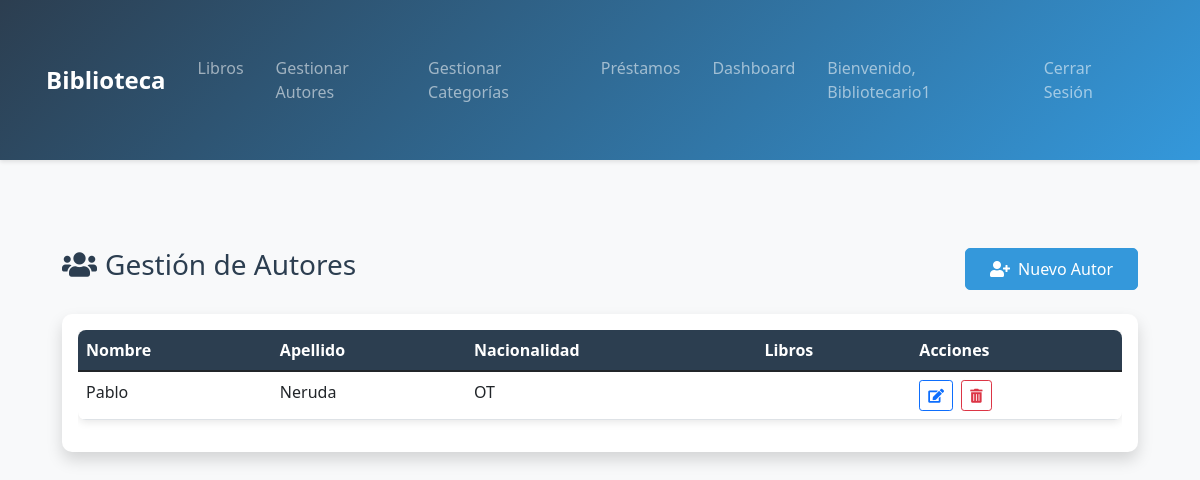
/libros/autores/ (signed in), run on the app's committed database.
### Usuarios/models.py (models this page shows, shortened)
class Usuario(AbstractUser):
    ROLE_CHOICES = [
        ('ADMIN', 'Administrador'),
        ('BIBLIOTECARIO', 'Bibliotecario'),
        ('USUARIO', 'Usuario Regular')
    ]
    role = models.CharField(
        max_length=20,
        choices=ROLE_CHOICES,
        default='USUARIO',
        verbose_name='Rol'
    )
    direccion = models.CharField(max_length=200)
    telefono = models.CharField(max_length=20)
    notificacion_prestamo = models.BooleanField(default=True, help_text='Recibir notificaciones cuando tomes prestado un libro')
    notificacion_vencimiento = models.BooleanField(default=True, help_text='Recibir notificaciones próximos a vencer')
    notificacion_devolucion = models.BooleanField(default=True, help_text='Recibir notificaciones cuando devuelvas un libro')
    fecha_registro = models.DateTimeField(default=timezone.now)
    class Meta:
        verbose_name = 'Usuario'
        verbose_name_plural = 'Usuarios'
        permissions = [
            ('can_manage_books', 'Puede gestionar libros'),
            ('can_manage_users', 'Puede gestionar usuarios'),
            ('can_view_statistics', 'Puede ver estadísticas')
        ]

### libros/models.py (models this page shows, shortened)
class Autor(models.Model):
    NACIONALIDADES = [
        ('AR', 'Argentina'),
        ('BO', 'Bolivia'),
        ('BR', 'Brasil'),
        ('CL', 'Chile'),
        ('CO', 'Colombia'),
        ('EC', 'Ecuador'),
        ('ES', 'España'),
        ('MX', 'México'),
        ('PE', 'Perú'),
        ('PY', 'Paraguay'),
        ('UY', 'Uruguay'),
        ('VE', 'Venezuela'),
        ('OT', 'Otra')
    ]
    nombre = models.CharField(max_length=100)
    apellido = models.CharField(max_length=100)
    nacionalidad = models.CharField(max_length=2, choices=NACIONALIDADES, default='OT')
    biografia = models.TextField(blank=True)
    class Meta:
        ordering = ['apellido', 'nombre']

### libros/views.py (the view)
# urls.py: path('autores/', views.gestionar_autores, name='gestionar_autores'),
@login_required
@user_passes_test(lambda u: u.is_staff)
def gestionar_autores(request):
    autores = Autor.objects.all().order_by('apellido', 'nombre')
    form_autor = AutorForm()
    forms_edicion = {autor.id: AutorForm(instance=autor) for autor in autores}
    return render(request, 'libros/gestionar_autores.html', {
        'autores': autores,
        'form_autor': form_autor,
        'forms_edicion': forms_edicion
    })

### libros/templatetags/form_filters.py (called while the page is built)
@register.filter(name='add_class')
def add_class(field, css_class):
    return field.as_widget(attrs={'class': css_class})

@register.filter(name='get')
def get(dictionary, key):
    return dictionary.get(key)

### libros/templates/libros/gestionar_autores.html (shortened to what this page needs)
{% extends 'base.html' %}
{% load form_filters %}
{% block content %}
<div class="container">
    <div class="row mb-4">
        <div class="col">
            <h2 class="h3"><i class="fas fa-users me-2"></i>Gestión de Autores</h2>
        </div>
        <div class="col-auto">
            <button type="button" class="btn btn-primary" data-bs-toggle="modal" data-bs-target="#nuevoAutorModal">
                <i class="fas fa-user-plus me-2"></i>Nuevo Autor
            </button>
        </div>
    </div>
    <div class="card shadow">
        <div class="card-body">
            <div class="table-responsive">
                <table class="table table-hover">
                    <thead>
                        <tr>
                            <th>Nombre</th>
                            <th>Apellido</th>
                            <th>Nacionalidad</th>
                            <th>Libros</th>
                            <th>Acciones</th>
                        </tr>
                    </thead>
                    <tbody>
                        {% for autor in autores %}
                        <tr>
                            <td>{{ autor.nombre }}</td>
                            <td>{{ autor.apellido }}</td>
                            <td>{{ autor.nacionalidad }}</td>
                            <td>{{ autor.libro_set.count }}</td>
                            <td>
                                <button class="btn btn-sm btn-outline-primary me-1" data-bs-toggle="modal" data-bs-target="#editarAutorModal{{ autor.id }}">
                                    <i class="fas fa-edit"></i>
                                </button>
                                <button class="btn btn-sm btn-outline-danger" data-bs-toggle="modal" data-bs-target="#eliminarAutorModal{{ autor.id }}">
                                    <i class="fas fa-trash-alt"></i>
                                </button>
                            </td>
                        </tr>
                        {% empty %}
                        <tr>
                            <td colspan="5" class="text-center">No hay autores registrados</td>
                        </tr>
                        {% endfor %}
                    </tbody>
                </table>
            </div>
        </div>
    </div>
</div>
{% endblock %}

### templates/base.html (shortened to what this page needs)
<!DOCTYPE html>
<html lang="es">
<head>
    <link href="https://cdn.jsdelivr.net/npm/bootstrap@5.1.3/dist/css/bootstrap.min.css" rel="stylesheet">
    <link href="https://cdnjs.cloudflare.com/ajax/libs/font-awesome/5.15.4/css/all.min.css" rel="stylesheet">
    {% load static %}
    <link href="{% static 'css/styles.css' %}" rel="stylesheet">
</head>
<body>
    <nav class="navbar navbar-expand-lg navbar-dark bg-dark">
        <div class="container">
            <a class="navbar-brand" href="{% url 'lista_libros' %}">Biblioteca</a>
            <div class="collapse navbar-collapse" id="navbarNav">
                <ul class="navbar-nav">
                    <li class="nav-item">
                        <a class="nav-link" href="{% url 'lista_libros' %}">Libros</a>
                    </li>
                    {% if user.is_authenticated %}
                        {% if user.is_staff %}
                            <li class="nav-item">
                                <a class="nav-link" href="{% url 'gestionar_autores' %}">Gestionar Autores</a>
                            </li>
                            <li class="nav-item">
                                <a class="nav-link" href="{% url 'gestionar_categorias' %}">Gestionar Categorías</a>
                            </li>
                            <li class="nav-item">
                                <a class="nav-link" href="{% url 'lista_prestamos' %}">Préstamos</a>
                            </li>
                            <li class="nav-item">
                                <a class="nav-link" href="{% url 'dashboard' %}">Dashboard</a>
                            </li>
                        {% endif %}
                    {% endif %}
                </ul>
                <ul class="navbar-nav ms-auto">
                    {% if user.is_authenticated %}
                        <li class="nav-item">
                            <span class="nav-link">Bienvenido, {{ user.username }}</span>
                        </li>
                        <li class="nav-item">
                            <a class="nav-link" href="{% url 'logout' %}">Cerrar Sesión</a>
                        </li>
                    {% endif %}
                </ul>
            </div>
        </div>
    </nav>
    <div class="container mt-4">
        {% block content %}
        {% endblock %}
    </div>
    {% load static %}
</body>
</html>

### static/css/styles.css (style rules this page uses)
:root { --primary-color: #2c3e50; --secondary-color: #3498db; --accent-color: #e74c3c; --background-color: #f8f9fa; --text-color: #2c3e50; }
body { background-color: var(--background-color); color: var(--text-color); font-family: 'Segoe UI', system-ui, -apple-system, sans-serif; }
.navbar { background: linear-gradient(135deg, var(--primary-color), var(--secondary-color)) !important; box-shadow: 0 2px 4px rgba(0,0,0,0.1); padding: 1rem 0; }
.navbar-brand { font-weight: 600; font-size: 1.5rem; }
.nav-link { font-weight: 500; padding: 0.5rem 1rem !important; transition: color 0.3s ease; }
.card { border: none; border-radius: 10px; background: white; box-shadow: 0 2px 10px rgba(0,0,0,0.05); }
.btn-primary { background-color: var(--secondary-color); border-color: var(--secondary-color); padding: 0.5rem 1.5rem; border-radius: 5px; font-weight: 500; }
.container { padding: 2rem 1rem; }
.table { border-radius: 8px; overflow: hidden; box-shadow: 0 2px 8px rgba(0,0,0,0.1); }
.table thead th { background-color: var(--primary-color); color: white; border: none; }

### data on the page
Usuario: username "Bibliotecario1"
Autor: nombre "Pablo", apellido "Neruda", nacionalidad "OT"
